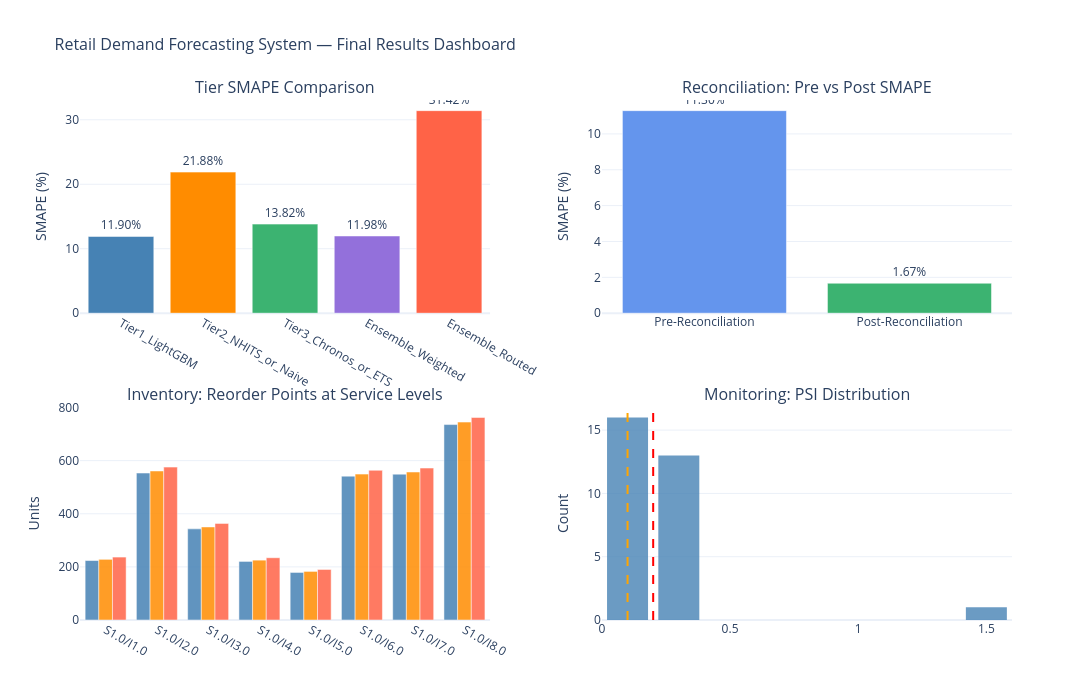

The cell this chart's notebook holds for it:
### Code cell
# ── Phase 10.2: Master performance dashboard ─────────────────────────────────
fig = make_subplots(
    rows=2, cols=2,
    subplot_titles=[
        'Tier SMAPE Comparison',
        'Reconciliation: Pre vs Post SMAPE',
        'Inventory: Reorder Points at Service Levels',
        'Monitoring: PSI Distribution'
    ],
    vertical_spacing=0.18,
    horizontal_spacing=0.12
)

# Panel 1: Tier SMAPE comparison
tier_labels = tier_comp_loaded['tier'].tolist()
smape_vals  = tier_comp_loaded['SMAPE_mean'].tolist()
colors_bars = ['steelblue', 'darkorange', 'mediumseagreen', 'mediumpurple', 'tomato']
fig.add_trace(
    go.Bar(x=tier_labels, y=smape_vals, marker_color=colors_bars,
           text=[f'{v:.2f}%' for v in smape_vals], textposition='outside',
           name='SMAPE'),
    row=1, col=1
)

# Panel 2: Reconciliation pre vs post
recon_vals = recon_check_loaded[recon_check_loaded['metric'].str.contains('SMAPE')]['value'].values
recon_labels = ['Pre-Reconciliation', 'Post-Reconciliation']
fig.add_trace(
    go.Bar(x=recon_labels, y=recon_vals[:2],
           marker_color=['cornflowerblue', 'mediumseagreen'],
           text=[f'{v:.2f}%' for v in recon_vals[:2]], textposition='outside',
           name='SMAPE'),
    row=1, col=2
)

# Panel 3: Inventory reorder points
sample_inv = inv_loaded.head(8)
xlabels_inv = [f"S{r['store']}/I{r['item']}" for _, r in sample_inv.iterrows()]
for sl, col_name, color in [(90, 'reorder_point_90pct', 'steelblue'),
                             (95, 'reorder_point_95pct', 'darkorange'),
                             (99, 'reorder_point_99pct', 'tomato')]:
    fig.add_trace(
        go.Bar(x=xlabels_inv, y=sample_inv[col_name].tolist(),
               name=f'{sl}% SL', marker_color=color, opacity=0.85),
        row=2, col=1
    )

# Panel 4: PSI distribution
fig.add_trace(
    go.Histogram(x=monitor_df['PSI'].tolist(), nbinsx=10,
                 marker_color='steelblue', opacity=0.8, name='PSI'),
    row=2, col=2
)
fig.add_vline(x=0.1, line_dash='dash', line_color='orange', row=2, col=2)
fig.add_vline(x=0.2, line_dash='dash', line_color='red', row=2, col=2)

fig.update_layout(
    height=700, width=1100,
    title_text='Retail Demand Forecasting System — Final Results Dashboard',
    title_font_size=16,
    showlegend=False,
    template='plotly_white'
)
fig.update_yaxes(title_text='SMAPE (%)', row=1, col=1)
fig.update_yaxes(title_text='SMAPE (%)', row=1, col=2)
fig.update_yaxes(title_text='Units',     row=2, col=1)
fig.update_yaxes(title_text='Count',     row=2, col=2)
fig.update_xaxes(tickangle=30, row=2, col=1)

fig.write_html(os.path.join(RESULT_DIR, 'final_dashboard.html'))
fig.show()
print("Saved interactive dashboard: results/final_dashboard.html")

### Figure 1 — Plotly figure (JSON) as saved in the notebook; plotly's stock layout.template omitted (floating-point values rounded to 4 significant figures)
{"data": [{"marker": {"color": ["steelblue", "darkorange", "mediumseagreen", "mediumpurple", "tomato"]}, "name": "SMAPE", "text": ["11.90%", "21.88%", "13.82%", "11.98%", "31.42%"], "textposition": "outside", "type": "bar", "x": ["Tier1_LightGBM", "Tier2_NHITS_or_Naive", "Tier3_Chronos_or_ETS", "Ensemble_Weighted", "Ensemble_Routed"], "xaxis": "x", "y": [11.9, 21.88, 13.82, 11.98, 31.42], "yaxis": "y"}, {"marker": {"color": ["cornflowerblue", "mediumseagreen"]}, "name": "SMAPE", "text": ["11.30%", "1.67%"], "textposition": "outside", "type": "bar", "x": ["Pre-Reconciliation", "Post-Reconciliation"], "xaxis": "x2", "y": [11.3, 1.671], "yaxis": "y2"}, {"marker": {"color": "steelblue"}, "name": "90% SL", "opacity": 0.85, "type": "bar", "x": ["S1.0/I1.0", "S1.0/I2.0", "S1.0/I3.0", "S1.0/I4.0", "S1.0/I5.0", "S1.0/I6.0", "S1.0/I7.0", "S1.0/I8.0"], "xaxis": "x3", "y": [223.9, 553.3, 343.1, 220.5, 179.0, 541.6, 549.1, 735.8], "yaxis": "y3"}, {"marker": {"color": "darkorange"}, "name": "95% SL", "opacity": 0.85, "type": "bar", "x": ["S1.0/I1.0", "S1.0/I2.0", "S1.0/I3.0", "S1.0/I4.0", "S1.0/I5.0", "S1.0/I6.0", "S1.0/I7.0", "S1.0/I8.0"], "xaxis": "x3", "y": [228.4, 561.0, 350.3, 225.3, 182.9, 549.2, 557.1, 745.1], "yaxis": "y3"}, {"marker": {"color": "tomato"}, "name": "99% SL", "opacity": 0.85, "type": "bar", "x": ["S1.0/I1.0", "S1.0/I2.0", "S1.0/I3.0", "S1.0/I4.0", "S1.0/I5.0", "S1.0/I6.0", "S1.0/I7.0", "S1.0/I8.0"], "xaxis": "x3", "y": [236.9, 575.6, 363.8, 234.3, 190.2, 563.6, 572.0, 762.5], "yaxis": "y3"}, {"marker": {"color": "steelblue"}, "name": "PSI", "nbinsx": 10, "opacity": 0.8, "type": "histogram", "x": [0.0864, 0.3165, 0.2066, 0.2304, 0.0616, 0.2235, 0.2021, 0.1306, 0.1525, 0.1379, 0.141, 0.1355, 0.2585, 0.2601, 0.1371, 0.1867, 0.1681, 0.2905, 0.1006, 0.1806, 0.3538, 0.3523, 0.1109, 0.1071, 0.3784, 0.2411, 1.572, 0.1448, 0.3351, 0.1249], "xaxis": "x4", "yaxis": "y4"}], "layout": {"annotations": [{"font": {"size": 16}, "showarrow": false, "text": "Tier SMAPE Comparison", "x": 0.22, "xanchor": "center", "xref": "paper", "y": 1.0, "yanchor": "bottom", "yref": "paper"}, {"font": {"size": 16}, "showarrow": false, "text": "Reconciliation: Pre vs Post SMAPE", "x": 0.78, "xanchor": "center", "xref": "paper", "y": 1.0, "yanchor": "bottom", "yref": "paper"}, {"font": {"size": 16}, "showarrow": false, "text": "Inventory: Reorder Points at Service Levels", "x": 0.22, "xanchor": "center", "xref": "paper", "y": 0.41, "yanchor": "bottom", "yref": "paper"}, {"font": {"size": 16}, "showarrow": false, "text": "Monitoring: PSI Distribution", "x": 0.78, "xanchor": "center", "xref": "paper", "y": 0.41, "yanchor": "bottom", "yref": "paper"}], "height": 700, "shapes": [{"line": {"color": "orange", "dash": "dash"}, "type": "line", "x0": 0.1, "x1": 0.1, "xref": "x4", "y0": 0, "y1": 1, "yref": "y4 domain"}, {"line": {"color": "red", "dash": "dash"}, "type": "line", "x0": 0.2, "x1": 0.2, "xref": "x4", "y0": 0, "y1": 1, "yref": "y4 domain"}], "showlegend": false, "title": {"font": {"size": 16}, "text": "Retail Demand Forecasting System — Final Results Dashboard"}, "width": 1100, "xaxis": {"anchor": "y", "domain": [0.0, 0.44]}, "xaxis2": {"anchor": "y2", "domain": [0.56, 1.0]}, "xaxis3": {"anchor": "y3", "domain": [0.0, 0.44], "tickangle": 30}, "xaxis4": {"anchor": "y4", "domain": [0.56, 1.0]}, "yaxis": {"anchor": "x", "domain": [0.59, 1.0], "title": {"text": "SMAPE (%)"}}, "yaxis2": {"anchor": "x2", "domain": [0.59, 1.0], "title": {"text": "SMAPE (%)"}}, "yaxis3": {"anchor": "x3", "domain": [0.0, 0.41], "title": {"text": "Units"}}, "yaxis4": {"anchor": "x4", "domain": [0.0, 0.41], "title": {"text": "Count"}}}}
